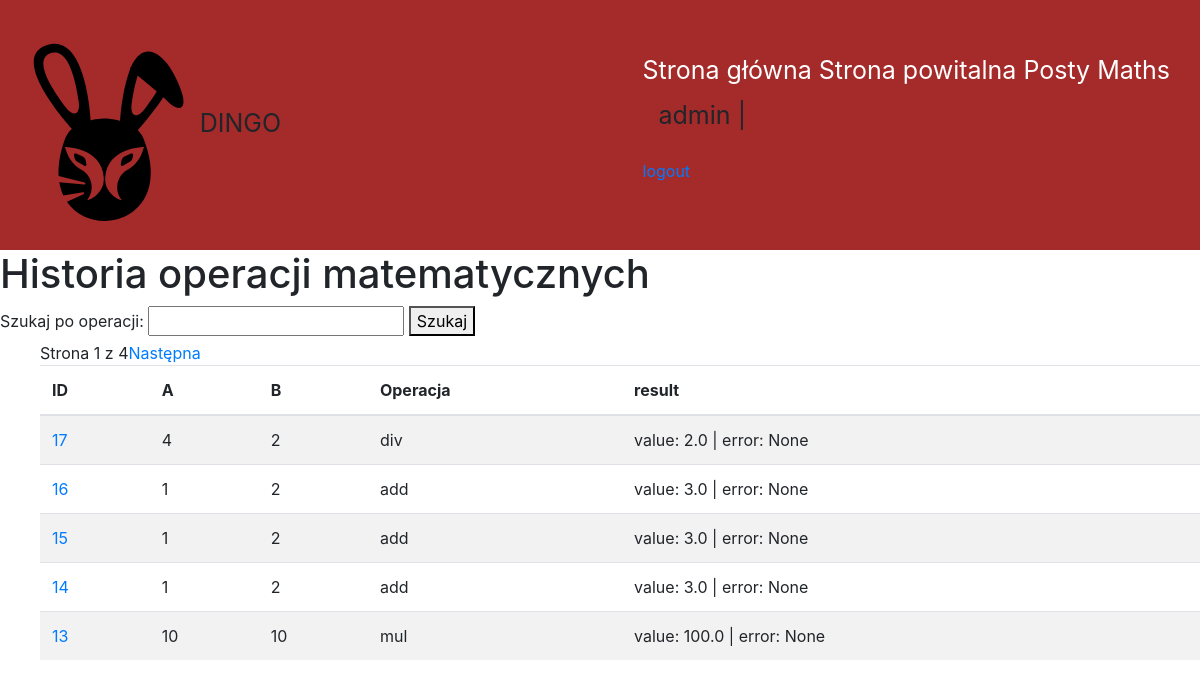
/maths/histories/ (signed in), run on the app's committed database.
### maths/models.py (models this page shows, shortened)
class Math(models.Model):
    a = models.IntegerField(default=0)
    b = models.IntegerField(default=0)
    operation = models.CharField(max_length=10)
    created = models.DateTimeField(auto_now_add=True)
    result = models.ForeignKey(
        'maths.Result',
        on_delete=models.CASCADE,
        null=True,
        blank=True
    )
    class Meta:
       ordering = ["-id"]

class Result(models.Model):
    value = models.FloatField(blank=True, null=True, unique=True)
    error = models.CharField(
        max_length=255,
        null=True,
        blank=True,
        unique=True
    )
    class Meta:
        constraints = [
            models.CheckConstraint(
                name="%(app_label)s_%(class)s_value_error_together",
                check=(
                    models.Q(
                        value__isnull=False,
                        error__isnull=True,
                    )
                    | models.Q(
                        value__isnull=True,
                        error__isnull=False,
                    )
                ),
            )
        ]
    def __str__(self):
        return f"value: {self.value} | error: {self.error}"

### maths/views.py (the view)
# urls.py: path('histories/', maths_list, name="list"),
@login_required
def maths_list(request):
    operation = request.GET.get("operation")
    if operation:
        maths = Math.objects.filter(operation=operation)
    else:
        maths = Math.objects.all()
    paginator = Paginator(maths, 5)
    page_number = request.GET.get('page')
    page_obj = paginator.get_page(page_number)
    return render(
        request=request,
        template_name="maths/list.html",
        context={
            "maths": page_obj,  # tu przekazujemy obiekt paginacji
            "operation": operation,  # przekazujemy do szablonu, żeby w input było widać wyszukiwane
        }
    )

### maths/templates/maths/list.html (shortened to what this page needs)
{% extends "maths/main.html" %}
{% block content %}
    <h1>Historia operacji matematycznych</h1>
    <form method="get" action="">
        <label for="operation">Szukaj po operacji:</label>
        <input type="text" name="operation" id="operation" value="{{ operation|default:'' }}">
        <button type="submit">Szukaj</button>
    </form>
    <ul>
       <table class="table table-striped">
    <thead>
        <tr>
            <th>ID</th>
            <th>A</th>
            <th>B</th>
            <th>Operacja</th>
            <th>result</th>
        </tr>
    </thead>
    <tbody>
        {% for math in maths %}
            <tr>
                <td><a href="/maths/histories/{{ math.id }}">{{ math.id }}</a></td>
                <td>{{ math.a }}</td>
                <td>{{ math.b }}</td>
                <td>{{ math.operation }}</td>
                <td>{{ math.result }}</td>
            </tr>
        {% empty %}
            <tr>
                <td colspan="4">Brak wyników.</td>
            </tr>
        {% endfor %}
    </tbody>
    </ul>
    <div class="pagination">
        <span>Strona {{ maths.number }} z {{ maths.paginator.num_pages }}</span>
        {% if maths.has_next %}
            <a href="?page={{ maths.next_page_number }}{% if operation %}&operation={{ operation }}{% endif %}">Następna</a>
        {% endif %}
    </div>
{% endblock %}

### maths/templates/maths/main.html (shortened to what this page needs)
{% load bootstrap4 %}
<!DOCTYPE html>
<html lang="en">
<head>
    {% load static %}
    {% bootstrap_css %}
    <link rel="stylesheet" href="{% static 'dingo/styles/style.css' %}">
</head>
<body>
    <div id="content">
        <div id="header">
            <div class="start"><img src="{% static 'dingo/img/logo3.svg' %}">
                DINGO
            </div>
           <nav>
    <a href="{% url 'home' %}">Strona główna</a>
    <a href="{% url 'greetings:greetings' %}">Strona powitalna</a>
    <a href="{% url 'posts:list' %}">Posty</a>
    <a href="{% url 'maths:list' %}">Maths</a>
    {% if user.is_authenticated %}
        <p class="nav-link">
            {{ user.username }} |
            <form method="post" action="{% url 'logout' %}" style="display:inline;">
                <button type="submit" class="btn btn-link nav-link"
                    style="padding: 0; border: none; background:none;">
                    logout
                </button>
            </form>
        </p>
    {% else %}
        <a class="nav-link" href="{% url 'login' %}">login</a>
    {% endif %}
</nav>
        </div>
        <div id="inner-content">
            {% block content %}{% endblock %}
        </div>
    </div>
</body>
</html>

### static/dingo/styles/style.css (style rules this page uses)
div#header { display: flex; justify-content: space-between; align-items: center; padding: 10px 30px; font-size: 25px; background-color: brown; }
div#header img { height: 230px; }
div#header a { color: white; }

### data on the page
Math: id "17", a "4", b "2", operation "div", result "value: 2.0 | error: None"
Math: id "16", a "1", b "2", operation "add", result "value: 3.0 | error: None"
Math: id "15", a "1", b "2", operation "add", result "value: 3.0 | error: None"
Math: id "14", a "1", b "2", operation "add", result "value: 3.0 | error: None"
Math: id "13", a "10", b "10", operation "mul", result "value: 100.0 | error: None"

### other printed values
{{ user.username }} "admin"
{{ maths.number }} "1"
{{ maths.paginator.num_pages }} "4"
